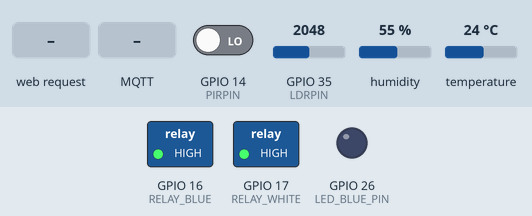
The sketch below on a simulated ESP32. Shown: switched loads named in the sketch (green lamp = pin HIGH), output pins drawn as LEDs (lit = HIGH). The test bench sets the inputs (shaded band); at power-on: temperature 24 °C, GPIO 14 (PIRPIN) LOW, GPIO 35 (LDRPIN) = 2048, humidity 55 %. WiFi joins after 1.5 s; servers stay silent unless stated; no MQTT or app messages arrive unless stated; what the sketch prints to the serial monitor is not drawn.

Above: at 2.7 s.
2.8 s: temperature set to 27 °C
11.6 s: temperature set to 30 °C
At 20.7 s:
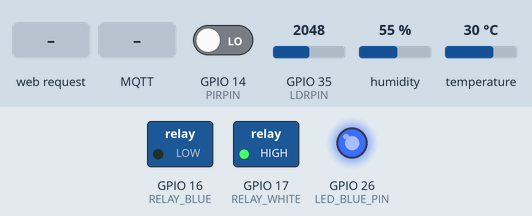
21.6 s: HTTP request GET /toggle-luz received
At 22.0 s:
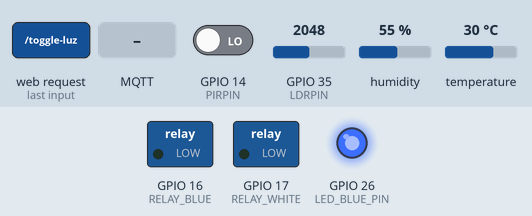
31.7 s: MQTT message "5" arrives on the second subscribed topic
At 32.8 s:
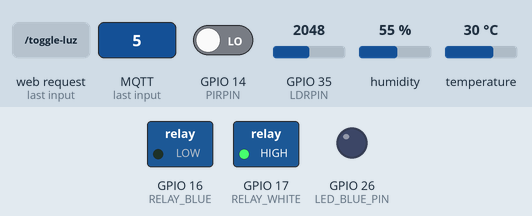
41.7 s: GPIO 14 (PIRPIN) driven HIGH
51.8 s: temperature set to 12 °C
At 61.3 s:
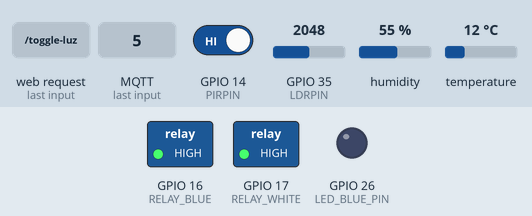
Timing chart, 0 to 62.8 s (numbered marks = the images above; inputs shaded):
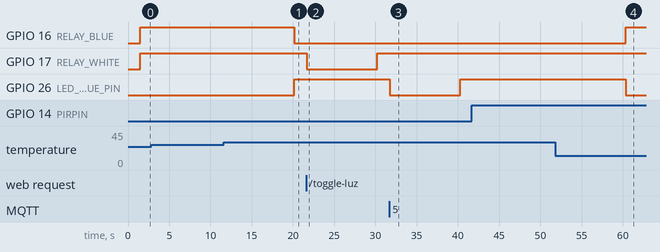

The sketch:

main.ino
```cpp
#include <WiFi.h>
#include <WiFiClientSecure.h>
#include <PubSubClient.h>
#include <DHT.h>
#include <WebServer.h>

// ===== WiFi =====
const char* WIFI_SSID = "SUA_REDE_WIFI";
const char* WIFI_PASS = "SENHA_DA_SUA_REDE_WIFI";

// ===== DHT11 =====
#define DHTPIN    15
#define DHTTYPE   DHT11
DHT dht(DHTPIN, DHTTYPE);

// ===== LDR =====
#define LDRPIN        35
int LDR_THRESHOLD = 1500;

// ===== PIR =====
#define PIRPIN        14

// ===== Relé 1: Ventilador =====
#define RELAY_BLUE     16
#define LED_BLUE_PIN   26

// ===== Relé 2: Luz =====
#define RELAY_WHITE    17
#define LED_WHITE_PIN  26

// ===== Flags de controle =====
bool bloquearSensorLuz      = false;
bool bloquearSensorTemp     = false;
bool estadoManualVentilador = false;

float TEMP_THRESHOLD = 28.0;

WebServer          server(80);
WiFiClientSecure   wifiClient;
PubSubClient       mqttClient(wifiClient);

const char* MQTT_BROKER = "c5d8a79149ab41d89acfe6fd0306a95b.s1.eu.hivemq.cloud";
const uint16_t MQTT_PORT = 8883;
const char* MQTT_USER   = "Broker";
const char* MQTT_PASS   = "Fatec2026";

const char* TOPIC_TEMP         = "casa/sensor/temperatura";
const char* TOPIC_LDR          = "casa/sensor/luz";
const char* TOPIC_PIR          = "casa/sensor/presenca";
const char* TOPIC_COMMAND_VENT = "casa/command/ventilador";
const char* TOPIC_COMMAND_LED  = "casa/command/led_branco";
const char* TOPIC_COMMAND_TEMP = "casa/command/threshold/temp";

void mqttCallback(char* topic, byte* payload, unsigned int length) {
  String cmd;
  for (unsigned int i = 0; i < length; i++) cmd += (char)payload[i];
  String topicStr = String(topic);

  if (topicStr == TOPIC_COMMAND_VENT) {
    estadoManualVentilador = (cmd == "ON");
  } else if (topicStr == TOPIC_COMMAND_TEMP) {
    float val = cmd.toFloat();
    if (val > 0) TEMP_THRESHOLD = val;
  } else if (topicStr == TOPIC_COMMAND_LED) {
    bool on = (cmd == "ON");
    digitalWrite(RELAY_WHITE,   on ? LOW  : HIGH);
    digitalWrite(LED_WHITE_PIN, on ? HIGH : LOW);
  } else if (topicStr == "casa/command/threshold/ldr") {
    int val = cmd.toInt();
    if (val > 0) LDR_THRESHOLD = val;
  } else if (topicStr == "casa/command/bloqueio_sensor_luz") {
    bloquearSensorLuz = (cmd == "ON");
  } else if (topicStr == "casa/command/bloqueio_sensor_temp") {
    bloquearSensorTemp = (cmd == "ON");
  }
}

void mqttReconnect() {
  int tentativas = 0;
  while (!mqttClient.connected() && tentativas < 5) {
    Serial.print("Conectando MQTT...");
    if (mqttClient.connect("ESP32_Kit_LAFVIN", MQTT_USER, MQTT_PASS)) {
      Serial.println(" conectado!");
      mqttClient.subscribe(TOPIC_COMMAND_VENT);
      mqttClient.subscribe(TOPIC_COMMAND_LED);
      mqttClient.subscribe(TOPIC_COMMAND_TEMP);
      mqttClient.subscribe("casa/command/threshold/ldr");
      mqttClient.subscribe("casa/command/bloqueio_sensor_luz");
      mqttClient.subscribe("casa/command/bloqueio_sensor_temp");
    } else {
      Serial.printf(" falhou (rc=%d), tentando em 5s...\n", mqttClient.state());
      delay(5000);
      tentativas++;
    }
  }
}

void setup() {
  Serial.begin(115200);

  WiFi.begin(WIFI_SSID, WIFI_PASS);
  Serial.print("Conectando WiFi");
  while (WiFi.status() != WL_CONNECTED) {
    delay(500);
    Serial.print(".");
  }
  Serial.println("\nWiFi conectado: " + WiFi.localIP().toString());

  wifiClient.setInsecure();

  dht.begin();
  pinMode(LDRPIN, INPUT);
  pinMode(PIRPIN, INPUT);

  pinMode(RELAY_BLUE,    OUTPUT); digitalWrite(RELAY_BLUE,    HIGH);
  pinMode(LED_BLUE_PIN,  OUTPUT); digitalWrite(LED_BLUE_PIN,  LOW);
  pinMode(RELAY_WHITE,   OUTPUT); digitalWrite(RELAY_WHITE,   HIGH);
  pinMode(LED_WHITE_PIN, OUTPUT); digitalWrite(LED_WHITE_PIN, LOW);

  server.on("/toggle-luz", []() {
    static bool st = false;
    st = !st;
    digitalWrite(RELAY_WHITE,   st ? LOW  : HIGH);
    digitalWrite(LED_WHITE_PIN, st ? HIGH : LOW);
    server.send(200, "text/plain", st ? "Luz ON" : "Luz OFF");
  });

  server.on("/set-threshold", []() {
    if (server.hasArg("value")) {
      TEMP_THRESHOLD = server.arg("value").toFloat();
      server.send(200, "text/plain", "Threshold=" + String(TEMP_THRESHOLD));
    } else {
      server.send(400, "text/plain", "Parametro faltando");
    }
  });

  server.begin();
  mqttClient.setServer(MQTT_BROKER, MQTT_PORT);
  mqttClient.setCallback(mqttCallback);
}

unsigned long lastPublish = 0;

void loop() {
  server.handleClient();
  if (!mqttClient.connected()) mqttReconnect();
  mqttClient.loop();

  if (millis() - lastPublish >= 10000) {
    lastPublish = millis();

    float temp = dht.readTemperature();
    int   ldr  = analogRead(LDRPIN);
    bool  pres = digitalRead(PIRPIN) == HIGH;

    if (!isnan(temp)) mqttClient.publish(TOPIC_TEMP, String(temp).c_str(), true);
    mqttClient.publish(TOPIC_LDR, (ldr < LDR_THRESHOLD ? "DARK" : "BRIGHT"), true);
    mqttClient.publish(TOPIC_PIR, pres ? "1" : "0", true);

    if (!bloquearSensorLuz) {
      bool acender = (ldr < LDR_THRESHOLD && pres);
      digitalWrite(RELAY_WHITE,   acender ? LOW  : HIGH);
      digitalWrite(LED_WHITE_PIN, acender ? HIGH : LOW);
    }

    if (!bloquearSensorTemp) {
      bool ligar = (!isnan(temp) && temp > TEMP_THRESHOLD);
      digitalWrite(RELAY_BLUE,   ligar ? LOW  : HIGH);
      digitalWrite(LED_BLUE_PIN, ligar ? HIGH : LOW);
    } else {
      digitalWrite(RELAY_BLUE,   estadoManualVentilador ? LOW  : HIGH);
      digitalWrite(LED_BLUE_PIN, estadoManualVentilador ? HIGH : LOW);
    }

    Serial.printf("Temp: %.1f C (limite: %.1f C) | LDR: %d | Presenca: %s\n",
                  temp, TEMP_THRESHOLD, ldr, pres ? "SIM" : "NAO");
  }

  delay(100);
}
```

Measured:
- the behaviour switches between 28 and 29 °C on temperature (found by bisection; images 0 and 1)
- after the input at 2.8 s, every drawn part: stays the same
- after the input at 11.6 s, GPIO 16 (RELAY_BLUE): HIGH → LOW after 8.6 s; GPIO 26 (LED_BLUE_PIN): LOW → HIGH after 8.6 s
- after the input at 21.6 s, GPIO 17 (RELAY_WHITE): HIGH → LOW after 0.06 s, → HIGH 8.5 s later
- after the input at 31.7 s, GPIO 26 (LED_BLUE_PIN): HIGH → LOW at once, → HIGH 8.5 s later
- after the input at 51.8 s, GPIO 16 (RELAY_BLUE): LOW → HIGH after 8.6 s; GPIO 26 (LED_BLUE_PIN): HIGH → LOW after 8.6 s
